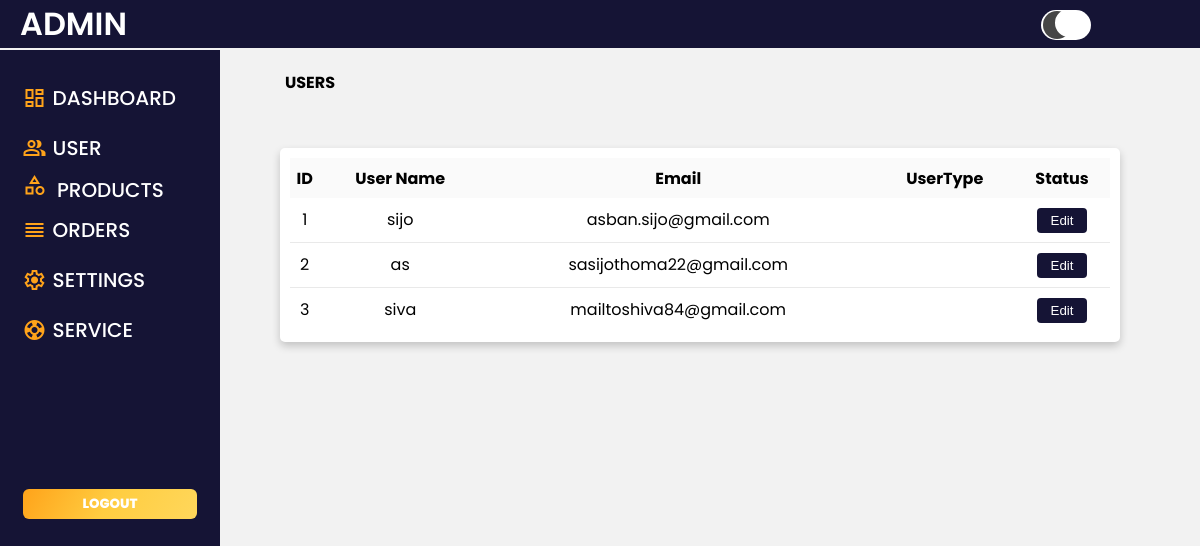
The app's page /admin_panel/user.php with its own data.
### tables this page shows
CREATE TABLE `users` (
  `id` int(11) NOT NULL,
  `username` varchar(255) NOT NULL,
  `mobile` int(11) NOT NULL,
  `email` varchar(255) NOT NULL,
  `user_type` varchar(200) NOT NULL DEFAULT 'user',
  `otp` int(50) NOT NULL,
  `verification` varchar(50) NOT NULL
);

### admin_panel/user.php (the view, shortened to what this page needs)
<?php
include "../connection.php";
$sql = "SELECT * FROM users ORDER BY Id ASC";
$result = mysqli_query($conn, $sql);
?>
<!DOCTYPE html>
<html lang="en">
<head>
    <link rel="stylesheet" href="../styles.css">
</head>
<body>
    <main>
        <section class="dash-panel">
            <div class="dash-container">
                <div class="dashboard">
                    <h1 class="dash-head">USERS</h1>
                    <div class="dtl-table user-chart">
                        <table>
                            <thead>
                                <tr>
                                    <th>ID</th>
                                    <th>User Name</th>
                                    <th>Email</th>
                                    <th>UserType</th>
                                    <th>Status</th>
                                </tr>
                            </thead>
                            <tbody>
                            <?php
                               while ($row = mysqli_fetch_assoc($result)) {
                            ?>
                                <tr>
                                    <td><?php echo $row['id']?></td>
                                    <td><?php echo $row['username']?></td>
                                    <td><?php echo $row['email']?></td>
                                    <td><?php echo $row['role']?></td>
                                    <td><button class="edit-user">Edit</button></td>
                                </tr>
                            <?php
                               }
                            ?>
                            </tbody>
                        </table>
                    </div>
                </div>
            </div>
        </section>
    </main>
</body>
</html>

### styles.css (style rules this page uses)
*, *::after, *::before { margin: 0; padding: 0; outline: 0; border: none; text-decoration: none; box-sizing: border-box; }
html { scroll-behavior: smooth; }
:root { --bg-color: #f2f2f2; --main-color: #ffffff; --sec-color: #151435; --obj-color: #ffa31a; --font-color: #000000; --font-color1: #ffffff; --font-colorlite: #e4e4e4; --dark-color: #000000; --light-color: rgb(252, 252, 252); }
body { font-family: 'Poppins', sans-serif; color: var(--font-color); }
* { scrollbar-width: auto; scrollbar-color: #e7e7e7 #ffffff; }
body { background-color: var(--bg-color); }
section.dash-panel { width: 75%; margin-left: 250px; padding: 0px 15px; margin-top: 2px; display: flex; flex-wrap: wrap; }
.dash-container { width: 982px; padding: 15px; justify-content: center; }
.dashboard { width: 100%; margin-top: 3rem; }
h1.dash-head { font-size: 1rem; margin-bottom: 1.2rem; color: var(--dark-color); width: 35%; padding: 5px; border-radius: 12px; text-align: start; }
.dtl-table { margin-top: 3rem; }
.dtl-table table { background-color: var(--main-color); border-radius: 5px; padding: 10px; width: 100%; margin-top: 3rem; text-align: center; border-spacing: 0; box-shadow: 0 4px 8px 0 rgba(0, 0, 0, 0.2); }
.dtl-table table thead { height: 2.5rem; background-color: #f5f5f57a; }
.dtl-table table tbody td { height: 2.8rem; border-bottom: 1px solid #e0e0e0b4; }
.dtl-table table tbody tr:last-child td { border: none; }
button.edit-user { background-color: #151435; border-radius: 4px; width: 50px; height: 25px; text-align: center; color: var(--main-color); }

### records on screen
users: id "1", username "sijo", email "asban.sijo@gmail.com"
users: id "2", username "as", email "sasijothoma22@gmail.com"
users: id "3", username "siva", email "mailtoshiva84@gmail.com"
